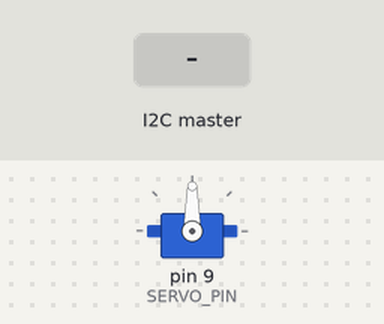
The sketch below on a simulated Arduino Uno, built with avr-gcc and run on an emulated ATmega328P. Shown: servo. The test bench sets the inputs (shaded band).

Above: at 1.7 s.
1.8 s: the I2C master sends the byte 1
At 3.0 s:
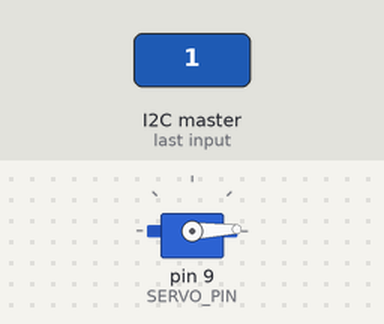
3.3 s: the I2C master sends the byte 200
At 4.5 s:
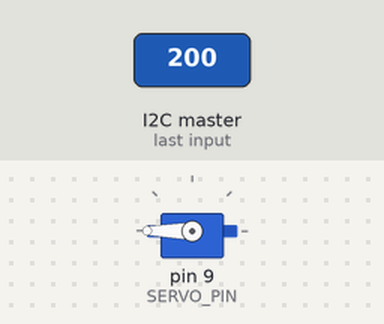
4.8 s: the I2C master sends the byte 0
At 5.8 s:
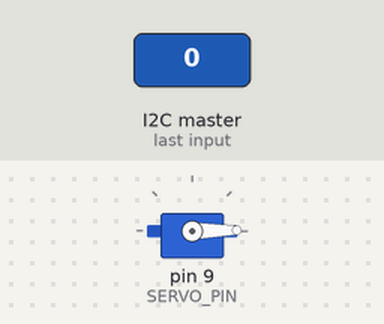
Timing chart, 0 to 7.8 s (numbered marks = the images above; inputs shaded):
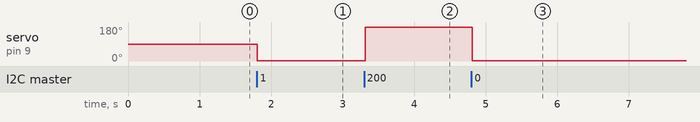

Measured:
- after the input at 1.8 s, servo on pin 9 (SERVO_PIN): 90° → 2° at once
- after the input at 3.3 s, servo on pin 9 (SERVO_PIN): 2° → 180° at once
- after the input at 4.8 s, servo on pin 9 (SERVO_PIN): 180° → 1° at once

The sketch:

Servo_Slave.ino
```cpp
// Servo Slave

//Take in angle from master
//move servo to angle
//pass back current angle
//---------------------------------------------//

#include <Wire.h>
#include <Servo.h>

Servo my_servo; // create an instance of servo

//-----Static Variables-----//
#define ADDRESS 15           // Address needs to be different for each slave (1-255)
#define SERVO_PIN 9

//-----Global Variables-----//
uint8_t target_angle = 90;  //angle to move to
uint8_t current_angle = target_angle;

void setup() {
  Wire.begin(ADDRESS);        //set up I2C BUS (SLAVE(5))
  Wire.onReceive(get_data);   //run get_data function when master activates bus
  Wire.onRequest(send_data);  //run send_data when master requests

  my_servo.attach(SERVO_PIN);
  my_servo.write(target_angle); //brings the servo to "home" at start
  delay(500);

}

void loop() {
  if (current_angle < target_angle){  //incoment the angle up to target angle
    my_servo.write(current_angle++);
  }else if (current_angle > target_angle){ //incroment the angle down to target angle
    my_servo.write(current_angle--);
  }
  //delay(10); //final code use time object NOT DELAY
  //error checking between each angle
}

void get_data(int packets){ //function for Wire.onReceive
  target_angle = Wire.read();
}
void send_data( ){   //function for Wire.onRequest
  Wire.write(current_angle);
}
```
